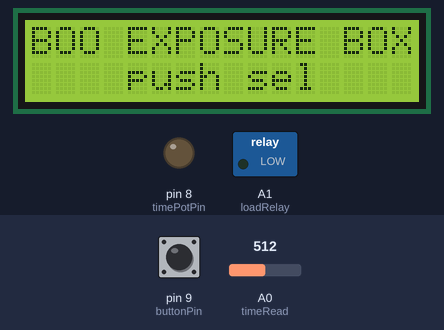
This sketch was run on a simulated Arduino Uno, built with avr-gcc and run on an emulated ATmega328P. Shown: 16×2 character LCD, switched loads named in the sketch (green lamp = pin HIGH), output pins drawn as LEDs (lit = HIGH). Inputs (shaded band) come from the test bench; at power-on: pin 9 (buttonPin) LOW, A0 (timeRead) = 512.

Above: at 2.5 s.
2.6 s: pin 9 (buttonPin) pulled HIGH for 0.15 s
At 2.7 s:
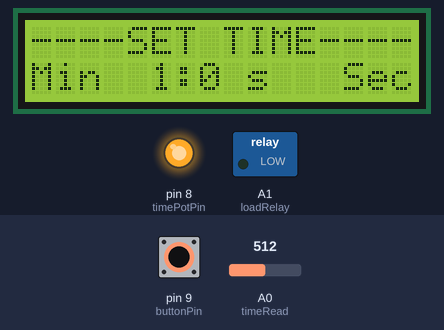
At 3.3 s:
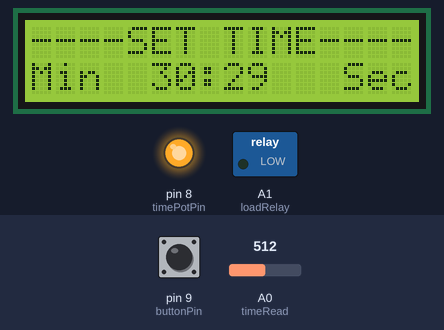
4.4 s: pin 9 (buttonPin) pulled HIGH for 1 s
At 5.1 s:
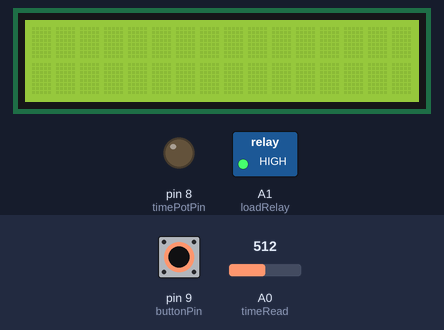
Timing chart, 0 to 7.4 s (numbered marks = the images above; inputs shaded):
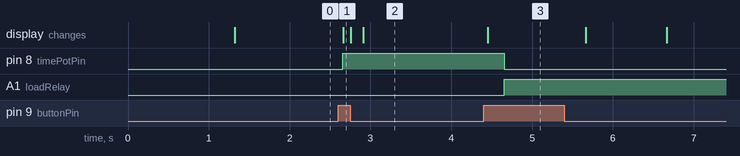

Measured:
- after the input at 2.6 s, pin 8 (timePotPin): LOW → HIGH after 0.05 s; the display: changes after 0.06 s (image 1)
- after the input at 4.4 s, pin 8 (timePotPin): HIGH → LOW after 0.25 s; A1 (loadRelay): LOW → HIGH after 0.25 s; the display: changes after 0.05 s (image 3)

The sketch:

Exposure_Unit_Controller.ino
```cpp
const int  buttonPin = 9; //    Selector button read pin
const int  timePotPin = 8; //   Time pot OUT signal pin
const int  timeRead = A0; //    Time pot read pin
const int  loadRelay = A1; //    Load relay signal pin

int buttonPushCounter = 0;   // counter for the number of button presses
int buttonState = 0;         // current state of the button
int lastButtonState = 0;     // previous state of the button

//---------------------------------------------

const int numReadings = 30;     //smoothing
int readings[numReadings];      // the readings from the analog input
int readIndex = 0;              // the index of the current reading
int total = 0;                  // the running total
int average = 0;                // the average

int analogMap;                  // the analogMapping of the time selection pot

//--------------------------------------------

#include <LiquidCrystal.h>
LiquidCrystal lcd(2, 3, 4, 5, 6, 7); // LCD - Rs, E, Db4, Db5, Db6, Db7

void setup() {
  // initialize the button pin as a input:
  pinMode(buttonPin, INPUT);
  pinMode(timeRead, INPUT);
  pinMode(timePotPin, OUTPUT);
  pinMode(loadRelay, OUTPUT);

  digitalWrite(loadRelay,LOW);

for (int thisReading = 0; thisReading < numReadings; thisReading++) { //Smoothing purpose
    readings[thisReading] = 0;
  }

  lcd.begin(16,2);
  digitalWrite(buttonPin,LOW);
  delay(50);
  lcd.clear();
  delay(1200);
}

void(* resetFunc) (void) = 0; //declare reset function @ address 0

void loop() {

  stateMachine();

  if(buttonPushCounter % 2 != 0){
    setDisplay();
  }
  if(buttonPushCounter % 2 == 0 and analogMap <= 0){
    ready();
  }
  if(buttonPushCounter % 2 == 0 and analogMap > 0){
    expose(analogMap);
    resetFunc();
    }
}

//-------------------------------------------------
// FUNCTIONS FOR THE LOOP
//-------------------------------------------------

void stateMachine() {
  buttonState = digitalRead(buttonPin);

  // compare the buttonState to its previous state
  if (buttonState != lastButtonState) {
    // if the state has changed, increment the counter
    if (buttonState == HIGH) {
      // if the current state is HIGH then the button went from off to on:
      buttonPushCounter++;
    }
    // Delay a little bit to avoid bouncing
    delay(50);
  }
  // save the current state as the last state, for next time through the loop
  lastButtonState = buttonState;
}

//------------------------------------------

void ready(){
  lcd.home();
  lcd.print("BOO EXPOSURE BOX");
  lcd.setCursor(0,1);
  lcd.print("    push sel    ");
}

//------------------------------------------

int setTime(){
  digitalWrite(timePotPin, HIGH);
  total = total - readings[readIndex];    //Smoothing>>>>>>>>>>>>>>>>>>>
  readings[readIndex] = analogRead(timeRead);
  total = total + readings[readIndex];
  readIndex = readIndex + 1;

    if (readIndex >= numReadings) {
        readIndex = 0;
    }
  average = total / numReadings;          //Smoothing<<<<<<<<<<<<<<<<<<

  analogMap = map(average, 1023, 0, 3600, 0);     //Maps pot val to seconds, 3600s = 1h
  return analogMap;
}

// ------------------------------------------------
void setDisplay(){
       setTime();
       lcd.home();
       lcd.print("----SET TIME----");
       lcd.setCursor(0,1);
       lcd.print("Min  ");
       lcd.print(analogMap / 60);
       lcd.print(":");
       lcd.print(analogMap % 60);
       lcd.setCursor(10,1);
       lcd.print("   Sec");
}

//-------------------------------------------------

void expose(int analogMap){
  lcd.clear();
  delay(200);
   if (analogMap > 0){
      digitalWrite(timePotPin, LOW);
      ledOn();
     for (analogMap; analogMap >= -1; analogMap--){

      delay(1000);

       lcd.home();
       lcd.print("----EXPOSING----");
       lcd.setCursor(0,1);
       lcd.print("Min  ");
       lcd.print(analogMap / 60);
       lcd.print(":");
       lcd.print(analogMap % 60);
       lcd.setCursor(10,1);
       lcd.print("   Sec");

       if (digitalRead(buttonPin) > 0) {
        resetFunc();
       }
    }
  }
}
//-------------------------------------------------

void ledOn(){
  digitalWrite(loadRelay, HIGH);
}
```
